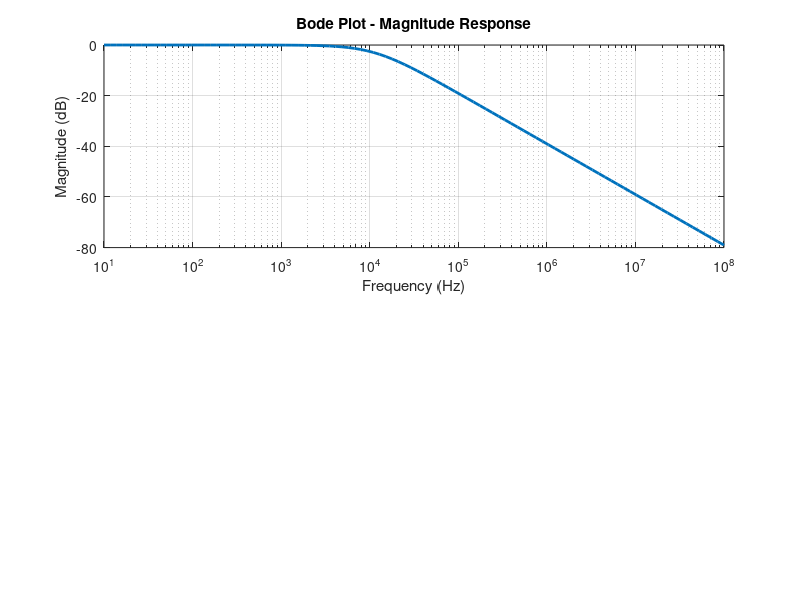

Source code (MATLAB): (Note: this script raises an error after producing the figure.)
R = 330.3; 
L = 4.7e-3;

R_p = 3.5;
C_p = 3.5e-12;

frequencies = logspace(1, 8, 100); 

omega = 2*pi*frequencies;

H1 = R ./ (R + 1i*omega*L);

Z = (R_p + (1i*omega*L))./((1-((omega.^2)*(L)*(C_p)))+(1i*omega*R_p*C_p))

f_b = R/(2*pi*L)

H2 = R./(Z+R);

figure;
subplot(2,1,1);
semilogx(frequencies, 20*log10(abs(H1)), 'linewidth', 2)
xlabel('Frequency (Hz)');
ylabel('Magnitude (dB)');
title('Bode Plot - Magnitude Response');
grid on

hold on 
xline(f_b, '--r', 'Break Frequency')
hold off
 
hold on 
vA = [1.8 1.8 1.775 1.75 1.8 1.825 1.85 1.9 1.9 1.9 1.9 1.95 2.8];
vB = [1.2 1.275 1.325 1.375 1.175 1.125 1.075 0.63 0.49 0.39 0.33 0.1 1.6];
fexp = [11185 10185 9185 8185 12185 13185 14185 30000 40000 50000 60000 1e+6 2.47e+7];
ampGain = vB./vA;
semilogx(fexp, 20*log10(ampGain), 'r-', 'linewidth', 2);
hold off

hold on
semilogx(frequencies, (20*log10(abs(H2))), 'linewidth',2);
hold off





subplot(2,1,2);
semilogx(frequencies, angle(H1)*180/pi, 'linewidth', 2);
xlabel('Frequency (Hz)');
ylabel('Phase (degrees)');
title('Bode Plot - Phase Response');
grid on

hold on
phase = -[45 43.6 40.1 37.2 48.1 51.2 52.7 68.8 74.3 76.7 78.5 -91 -20.9];
semilogx(fexp, phase, 'r-', 'linewidth', 2);
hold off

hold on
semilogx(frequencies, angle(H2)*180/pi, 'linewidth',2)


clear
